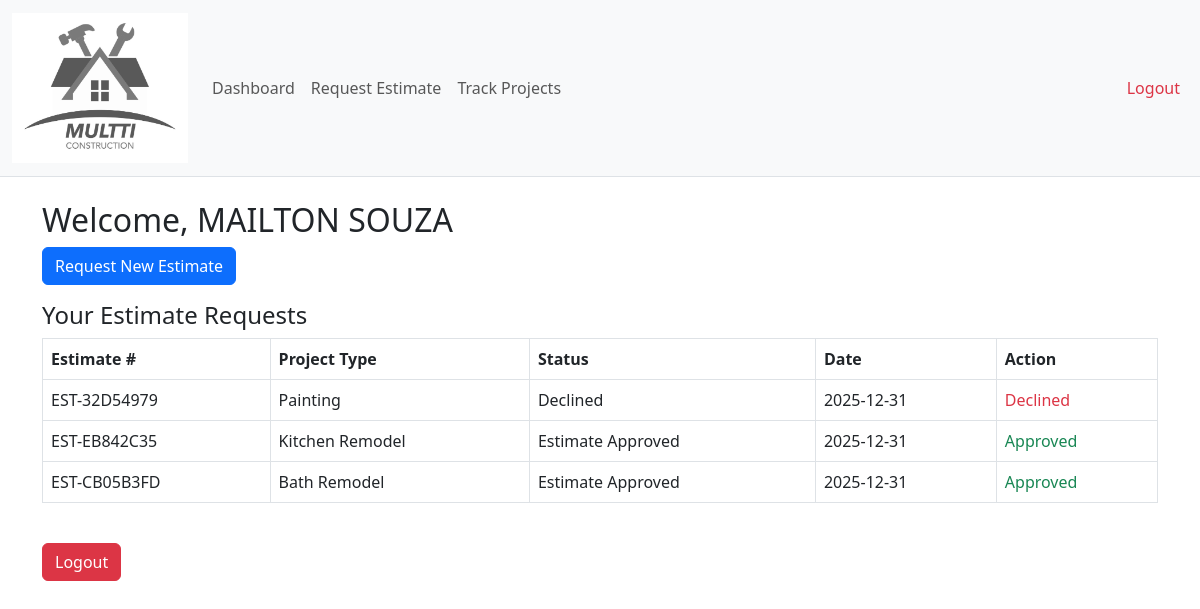
Page /dashboard (signed in) on the committed database.
### app/models.py (models this page shows)
class User(UserMixin, db.Model):
    id = db.Column(db.Integer, primary_key=True)
    full_name = db.Column(db.String(100), nullable=False)
    address = db.Column(db.String(200), nullable=False)
    phone = db.Column(db.String(20), nullable=False)
    email = db.Column(db.String(120), unique=True, nullable=False)
    password = db.Column(db.String(200), nullable=False)
    role = db.Column(db.String(20), default='customer')  # 'admin' or 'customer'

class EstimateRequest(db.Model):
    id = db.Column(db.Integer, primary_key=True)
    estimate_number = db.Column(db.String(20), unique=True, nullable=False)
    customer_id = db.Column(db.Integer, db.ForeignKey('user.id'), nullable=False)
    project_type = db.Column(db.String(50), nullable=False)
    services = db.Column(db.Text, nullable=False)
    total_sqft = db.Column(db.Integer)
    details = db.Column(db.Text)
    sketch_filename = db.Column(db.String(100))  # Optional: keep one for compatibility
    image_filenames = db.Column(db.Text)  # ✅ NEW: stores comma-separated image names
    status = db.Column(db.String(30), default='Waiting Estimate')
    timestamp = db.Column(db.DateTime, default=datetime.utcnow)
    estimate_pdf = db.Column(db.String(100))
    customer_response = db.Column(db.String(20))

### app/routes.py (the view)
@bp.route('/dashboard')
@login_required
def customer_dashboard():
    if current_user.role != 'customer':
        return redirect(url_for('main.admin_dashboard'))
    estimates = EstimateRequest.query.filter_by(customer_id=current_user.id).order_by(EstimateRequest.timestamp.desc()).all()
    projects = Project.query.filter_by(customer_id=current_user.id).order_by(Project.created_at.desc()).all()
    return render_template('customer_dashboard.html', estimates=estimates, projects=projects)

### app/models.py (called while the page is built)
@login_manager.user_loader
def load_user(user_id):
    return User.query.get(int(user_id))

### app/templates/customer_dashboard.html (shortened to what this page needs)
{% extends 'base.html' %}
{% block content %}
<h2>Welcome, {{ current_user.full_name }}</h2>
<p>
    <a href="{{ url_for('main.request_estimate') }}" class="btn btn-primary">Request New Estimate</a>
</p>
<h4>Your Estimate Requests</h4>
<table class="table table-bordered">
    <thead>
        <tr>
            <th>Estimate #</th>
            <th>Project Type</th>
            <th>Status</th>
            <th>Date</th>
            <th>Action</th>
        </tr>
    </thead>
    <tbody>
        {% for e in estimates %}
        <tr>
            <td>{{ e.estimate_number }}</td>
            <td>{{ e.project_type }}</td>
            <td>{{ e.status }}</td>
            <td>{{ e.timestamp.strftime('%Y-%m-%d') }}</td>
            <td>
                {% if e.status == 'Estimate Received' and e.estimate_pdf %}
                    <a href="{{ url_for('static', filename='estimates/' ~ e.estimate_pdf) }}" target="_blank" class="btn btn-sm btn-secondary">View PDF</a>
                    <a href="{{ url_for('main.approve_estimate', estimate_id=e.id) }}" class="btn btn-sm btn-success">Approve</a>
                    <a href="{{ url_for('main.decline_estimate', estimate_id=e.id) }}" class="btn btn-sm btn-danger">Decline</a>
                {% elif e.status == 'Estimate Approved' %}
                    <span class="text-success">Approved</span>
                {% elif e.status == 'Declined' %}
                    <span class="text-danger">Declined</span>
                {% else %}
                    <span class="text-muted">No action</span>
                {% endif %}
            </td>
        </tr>
        {% endfor %}
    </tbody>
</table>
<a href="{{ url_for('main.logout') }}" class="btn btn-danger mt-4">Logout</a>
{% endblock %}

### rows in the picture
User: full_name "MAILTON SOUZA"
EstimateRequest: estimate_number "EST-32D54979", project_type "Painting", status "Declined", timestamp "2025-12-31"
EstimateRequest: estimate_number "EST-EB842C35", project_type "Kitchen Remodel", status "Estimate Approved", timestamp "2025-12-31"
EstimateRequest: estimate_number "EST-CB05B3FD", project_type "Bath Remodel", status "Estimate Approved", timestamp "2025-12-31"
